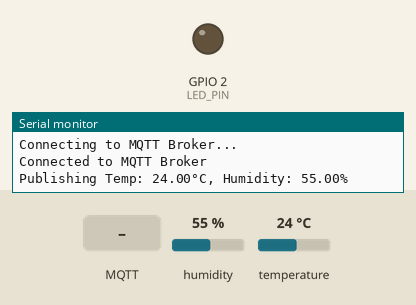
Simulated run of this sketch. Board: ESP32. Shown: output pins drawn as LEDs (lit = HIGH), the last lines printed to the serial monitor. Inputs (shaded band) come from the test bench; at power-on: humidity 55 %, temperature 24 °C. WiFi joins after 1.5 s; servers stay silent unless stated; no MQTT or app messages arrive unless stated.

Above: at 2.7 s.
2.8 s: MQTT message "toggle_led" arrives on the first subscribed topic
At 4.7 s:
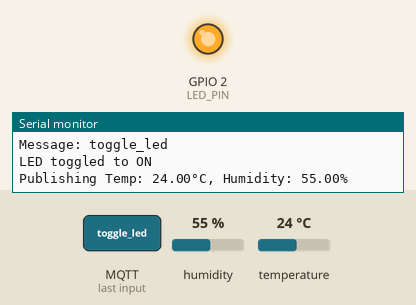
5.0 s: MQTT message "1" arrives on the first subscribed topic
7.0 s: MQTT message "on" arrives on the first subscribed topic
Timing chart, 0 to 10.0 s (numbered marks = the images above; inputs shaded):
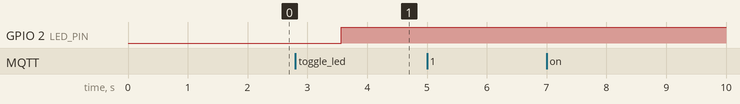

Measured:
- after the input at 2.8 s, GPIO 2 (LED_PIN): LOW → HIGH after 0.77 s

The sketch:

esp32-http-server.ino
```cpp
#include <WiFi.h>
#include <WiFiClientSecure.h>
#include <PubSubClient.h>
#include <DHTesp.h>

// Constants
#define DHT_PIN 15
#define LED_PIN 2

const char* ssid = "Wokwi-GUEST";
const char* password = "";

const char* mqtt_server = "test.mosquitto.org";
const int mqtt_port = 8883;

const char* topic_pub_temp = "/arun12vak/temp";
const char* topic_pub_hum = "/arun12vak/hum";
const char* topic_sub = "/ThinkIOT/Subscribe";

const char* ca_cert = R"(-----BEGIN CERTIFICATE-----
MIIEAzCCAuugAwIBAgIUBY1hlCGvdj4NhBXkZ/uLUZNILAwwDQYJKoZIhvcNAQEL
BQAwgZAxCzAJBgNVBAYTAkdCMRcwFQYDVQQIDA5Vbml0ZWQgS2luZ2RvbTEOMAwG
A1UEBwwFRGVyYnkxEjAQBgNVBAoMCU1vc3F1aXR0bzELMAkGA1UECwwCQ0ExFjAU
BgNVBAMMDW1vc3F1aXR0by5vcmcxHzAdBgkqhkiG9w0BCQEWEHJvZ2VyQGF0Y2hv
by5vcmcwHhcNMjAwNjA5MTEwNjM5WhcNMzAwNjA3MTEwNjM5WjCBkDELMAkGA1UE
BhMCR0IxFzAVBgNVBAgMDlVuaXRlZCBLaW5nZG9tMQ4wDAYDVQQHDAVEZXJieTES
MBAGA1UECgwJTW9zcXVpdHRvMQswCQYDVQQLDAJDQTEWMBQGA1UEAwwNbW9zcXVp
dHRvLm9yZzEfMB0GCSqGSIb3DQEJARYQcm9nZXJAYXRjaG9vLm9yZzCCASIwDQYJ
KoZIhvcNAQEBBQADggEPADCCAQoCggEBAME0HKmIzfTOwkKLT3THHe+ObdizamPg
UZmD64Tf3zJdNeYGYn4CEXbyP6fy3tWc8S2boW6dzrH8SdFf9uo320GJA9B7U1FW
Te3xda/Lm3JFfaHjkWw7jBwcauQZjpGINHapHRlpiCZsquAthOgxW9SgDgYlGzEA
s06pkEFiMw+qDfLo/sxFKB6vQlFekMeCymjLCbNwPJyqyhFmPWwio/PDMruBTzPH
3cioBnrJWKXc3OjXdLGFJOfj7pP0j/dr2LH72eSvv3PQQFl90CZPFhrCUcRHSSxo
E6yjGOdnz7f6PveLIB574kQORwt8ePn0yidrTC1ictikED3nHYhMUOUCAwEAAaNT
MFEwHQYDVR0OBBYEFPVV6xBUFPiGKDyo5V3+Hbh4N9YSMB8GA1UdIwQYMBaAFPVV
6xBUFPiGKDyo5V3+Hbh4N9YSMA8GA1UdEwEB/wQFMAMBAf8wDQYJKoZIhvcNAQEL
BQADggEBAGa9kS21N70ThM6/Hj9D7mbVxKLBjVWe2TPsGfbl3rEDfZ+OKRZ2j6AC
6r7jb4TZO3dzF2p6dgbrlU71Y/4K0TdzIjRj3cQ3KSm41JvUQ0hZ/c04iGDg/xWf
+pp58nfPAYwuerruPNWmlStWAXf0UTqRtg4hQDWBuUFDJTuWuuBvEXudz74eh/wK
sMwfu1HFvjy5Z0iMDU8PUDepjVolOCue9ashlS4EB5IECdSR2TItnAIiIwimx839
LdUdRudafMu5T5Xma182OC0/u/xRlEm+tvKGGmfFcN0piqVl8OrSPBgIlb+1IKJE
m/XriWr/Cq4h/JfB7NTsezVslgkBaoU=
-----END CERTIFICATE-----)";

const char* client_cert = R"(-----BEGIN CERTIFICATE-----
MIIDuzCCAqOgAwIBAgIBADANBgkqhkiG9w0BAQsFADCBkDELMAkGA1UEBhMCR0Ix
FzAVBgNVBAgMDlVuaXRlZCBLaW5nZG9tMQ4wDAYDVQQHDAVEZXJieTESMBAGA1UE
CgwJTW9zcXVpdHRvMQswCQYDVQQLDAJDQTEWMBQGA1UEAwwNbW9zcXVpdHRvLm9y
ZzEfMB0GCSqGSIb3DQEJARYQcm9nZXJAYXRjaG9vLm9yZzAeFw0yNTAxMDExMjIz
NDVaFw0yNTA0MDExMjIzNDVaMIGUMQswCQYDVQQGEwJNQTEPMA0GA1UECAwGQWdh
ZGlyMQ8wDQYDVQQHDAZBZ2FkaXIxETAPBgNVBAoMCGlibiB6b2hyMQwwCgYDVQQL
DANmc2ExGjAYBgNVBAMMEXRlc3QubW9zcXVpdHRvIGMxMSYwJAYJKoZIhvcNAQkB
FhdoYW1kaS5iYWloaWNoQGdtYWlsLmNvbTCCASIwDQYJKoZIhvcNAQEBBQADggEP
ADCCAQoCggEBANaZTAz0mvWxisZ83wqjsVBGZG3sPgDZglP7mwulUgH4J6OtAR16
ylJonaGNUBAVzLxPZvXZRO278O22rJ9duLYRe99CT4O/iBxqnrPfN/YRC5Yy3ot4
BkAGlEbSVKIoEwwjU5Sj+f/qy4kcLt4GwcYffeKVdXly+xAjj4FGRmZujg8q578y
gBLAkWFrJ/CwsAFLQKF9XofnVYnI3zZzbGNro8z7442PtN1T440aYjXm+JOP0DcP
PvNzMd6w71A9A8r6OubeYA/kfMy0J4zUy57wUl8HYY1q1xlTgEmmi6YL0M1LHkhC
lNDrCe6Ann3Hy+CIaXdG1ZIuiPT0f9Bzo/cCAwEAAaMaMBgwCQYDVR0TBAIwADAL
BgNVHQ8EBAMCBeAwDQYJKoZIhvcNAQELBQADggEBAEHhRBRb59N6VpI6AZ36lqq6
UjeaPZX8Zh2/VirDCcJRSOFmWt13ft8lTmXfWlTaFnUL9qY4+lgg3R2djs3m2Ifk
9iRg93oNXwCUfhxGG8/ZSYT+Y3rP1eET3Uk6JYF+zhpkOcUr8IuTkpb2+k9xdcnk
aiR+LRZ/QtmbqJ2Yw0vleCOx2mUsIOQjMex0lf5D0GT+94HlZOZFDLa8FTJUNCWX
zlZsmt649Z8QJJ6RzgIKW4JOVsB39wpQaIq4KhYKmXIRKYrzgqDqg9Nys5tbzzUA
oeG0h/z/2Z+I1HX4LeRfk8I2mha7kY9YRDEVq3ug7jA9L4iaKUbJoZIhuDKVVNI=
-----END CERTIFICATE-----)";

const char* client_key = R"(-----BEGIN PRIVATE KEY-----
MIIEvgIBADANBgkqhkiG9w0BAQEFAASCBKgwggSkAgEAAoIBAQDWmUwM9Jr1sYrG
fN8Ko7FQRmRt7D4A2YJT+5sLpVIB+CejrQEdespSaJ2hjVAQFcy8T2b12UTtu/Dt
tqyfXbi2EXvfQk+Dv4gcap6z3zf2EQuWMt6LeAZABpRG0lSiKBMMI1OUo/n/6suJ
HC7eBsHGH33ilXV5cvsQI4+BRkZmbo4PKue/MoASwJFhayfwsLABS0ChfV6H51WJ
yN82c2xja6PM++ONj7TdU+ONGmI15viTj9A3Dz7zczHesO9QPQPK+jrm3mAP5HzM
tCeM1Mue8FJfB2GNatcZU4BJpoumC9DNSx5IQpTQ6wnugJ59x8vgiGl3RtWSLoj0
9H/Qc6P3AgMBAAECggEAZ249ZGUkptSqgV5AFh2tYXZ8AysA+2HaWeYD5YoJy58y
Y8YHqpC7IRsBFpNIimgnZH+UrVvJyBd0WO5ZpvoCA+bLYGDSeDqBPMj6stEcZMH0
ZrEf5/KyeHtzTeskFX/hJlGEgDjETt94uB3YTPTOwlH9V48XrrCHZ1DsYq9fURCH
rzV/bLwgphVXtA86NLR5CRpuq7oNRTCsF8PpANG4Gp9KTt7jQHdQ6HMDAYbflFBF
LXpUTO64+gQRlDRpepa/Grg5nhEkbSKgedFa6nKwaPC/UeRgTpO9Zm0aMqDDCuxl
RH5LGzlZjYQHf9uwRk9Z/2EO7X7eb6kFlfxh6hkx0QKBgQD3NAJSN+6SRLr/BQDu
74OtbjfzVgKzxVrEv035XyyAf12z4UzAPqHhSi4rw3gmtI5yW33CE3ShGR5AGkfc
DGUkNfk269gMNWHIrnbiYXnWWl23GgK51Z/y1RzfYPMSb5CoNOGDE5FJk3GNmDoS
xEQX8BJcouynMC1uLaZRW6wH/wKBgQDePEQw+xeBJx2eqyr69uTIseS13gEljQCh
GAZdGB234X+QcnhboeY4qEKuGSgzW853cDLpv08yKTrPczwfIVDabHpxrIia4Ukb
ewe/5AvPSNvWa35BRKA0dcsTUNI5mjRjPbvUp7eqencN30pYhRKXtH6nm04+YIR4
VoWkXbikCQKBgQCI6itm8keWh66yVEkiDVJ3GhavFbJFc0dEtVgwiAAT43c4i86A
o6/xIa7U2lyPw20p9XZ/qVrtZwYUJvop7EuQdLxlKNbuXBqeldKOq8JZcI97PFLK
LoF6c4KcTgwS5+vM3g0RFiNgBuPbsrZncoDsaTEiUbKVHt/qqCn34bg0bQKBgQDc
UOzdjh/IJ0ojAdgzQs6e9FUjw3ppirbj/ZhZdE4J/KDlR8ZwOTmuU4j/ZetHty0h
lXaz6rgNp3gpLzmcNwAb+k0NIpmuyccbWkXdg6v9jGJ82MYq2GjmeRyhAo/XETv8
YrgyYy8e8BfVBdeDmDFNel/Rs5LHHhJV5pjI0Sz6WQKBgFOWwlsW23UBG8H+y1Bh
xa/Co/YL8DLA6GzKtWmQiSy0DuDt7bHTlmHLMjPP0T/GJ8w8J5ggsmqNxbRQFS3D
wKB7j0cMruLPwZbWf75uvlERhwsb9IXsJJxsDi6mNXbKxRKxnBh75+Is4yFum3rw
eKgvHpMnv7BtTpq8FwzeMCy1
-----END PRIVATE KEY-----)";
// Global objects
WiFiClientSecure secureClient;
PubSubClient mqttClient(secureClient);
DHTesp dht;

// Function prototypes
void connectWiFi();
void connectMQTT();
void mqttCallback(char* topic, byte* payload, unsigned int length);
void publishData();

void setup() {
    Serial.begin(115200);
    pinMode(LED_PIN, OUTPUT);
    dht.setup(DHT_PIN, DHTesp::DHT22);

    connectWiFi();

    // Configure secure client
    secureClient.setCACert(ca_cert);
    secureClient.setCertificate(client_cert);
    secureClient.setPrivateKey(client_key);

    mqttClient.setServer(mqtt_server, mqtt_port);
    mqttClient.setCallback(mqttCallback);

    connectMQTT();
}

void loop() {
    if (!mqttClient.connected()) {
        connectMQTT();
    }

    mqttClient.loop();
    publishData();
    delay(2000);
}

void connectWiFi() {
    Serial.println("Connecting to WiFi...");
    WiFi.begin(ssid, password);

    while (WiFi.status() != WL_CONNECTED) {
        delay(500);
        Serial.print(".");
    }
    Serial.println("\nConnected to WiFi");
    Serial.print("IP Address: ");
    Serial.println(WiFi.localIP());
}

void connectMQTT() {
    Serial.println("Connecting to MQTT Broker...");
    while (!mqttClient.connected()) {
        if (mqttClient.connect("ESP32Client")) {
            Serial.println("Connected to MQTT Broker");
            mqttClient.subscribe(topic_sub);
        } else {
            Serial.print("Failed, rc=");
            Serial.print(mqttClient.state());
            Serial.println(" Retrying in 5 seconds...");
            delay(5000);
        }
    }
}

void mqttCallback(char* topic, byte* payload, unsigned int length) {
    Serial.print("Message received on topic: ");
    Serial.println(topic);

    String message;
    for (unsigned int i = 0; i < length; i++) {
        message += (char)payload[i];
    }
    Serial.println("Message: " + message);

    if (message == "toggle_led") {
        digitalWrite(LED_PIN, !digitalRead(LED_PIN));
        Serial.printf("LED toggled to %s\n", digitalRead(LED_PIN) ? "ON" : "OFF");
    }
}

void publishData() {
    TempAndHumidity data = dht.getTempAndHumidity();

    if (isnan(data.temperature) || isnan(data.humidity)) {
        Serial.println("Failed to read from DHT sensor!");
        return;
    }

    Serial.printf("Publishing Temp: %.2f°C, Humidity: %.2f%%\n", data.temperature, data.humidity);
    mqttClient.publish(topic_pub_temp, String(data.temperature).c_str());
    mqttClient.publish(topic_pub_hum, String(data.humidity).c_str());
}
```
